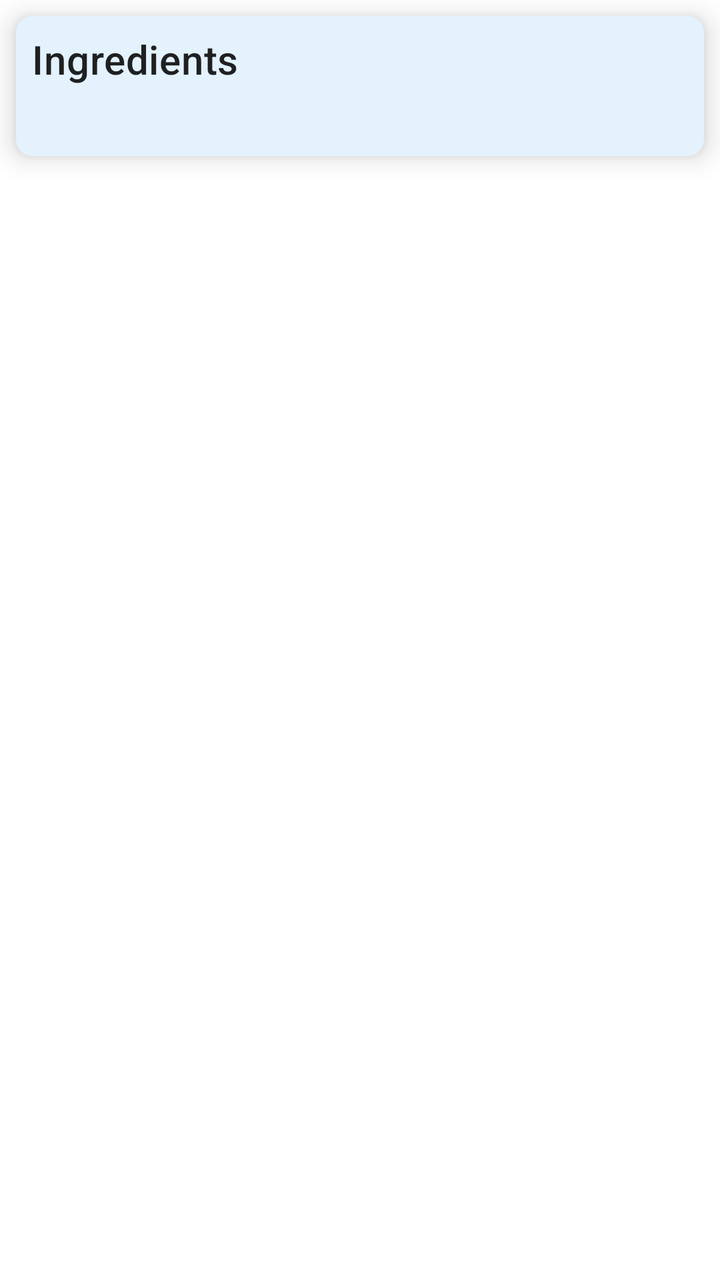
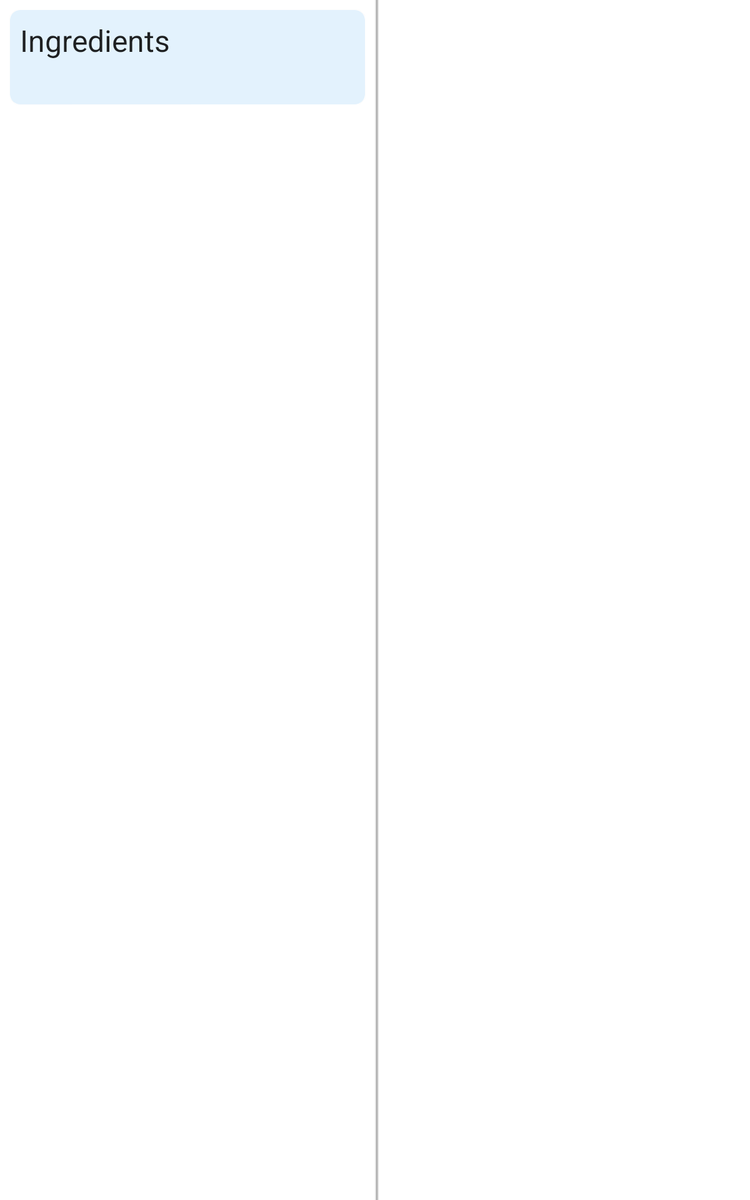

Compare how this app lays out the same screen by default and in its alternative resource folder. The renders come first, then the two layout files and the values they reference.
<!-- AndroidManifest.xml: application theme AppTheme -->
<!-- res/layout/activity_recipe_list.xml -->
<?xml version="1.0" encoding="utf-8"?>
<layout xmlns:android="http://schemas.android.com/apk/res/android"
    xmlns:app="http://schemas.android.com/apk/res-auto"
    xmlns:tools="http://schemas.android.com/tools">

    <data>

    </data>

    <androidx.core.widget.NestedScrollView
        android:layout_width="match_parent"
        android:layout_height="match_parent"
        android:orientation="vertical"
        tools:context=".RecipeListActivity">

        <LinearLayout
            android:layout_width="match_parent"
            android:layout_height="match_parent"
            android:orientation="vertical">


            <com.google.android.material.card.MaterialCardView
                android:layout_width="match_parent"
                android:layout_height="wrap_content"
                android:layout_margin="8dp"
                app:cardElevation="8dp"
                app:cardBackgroundColor="@color/ingredients_card"
                app:cardCornerRadius="8dp">

                <LinearLayout
                    android:layout_width="match_parent"
                    android:layout_height="wrap_content"
                    android:orientation="vertical"
                    android:padding="8dp">

                    <TextView
                        android:layout_width="match_parent"
                        android:layout_height="wrap_content"
                        android:text="@string/ingredients_label"
                        android:textAppearance="@style/TextAppearance.MaterialComponents.Headline6" />

                    <TextView
                        android:id="@+id/tv_ingredients"
                        android:layout_width="match_parent"
                        android:layout_height="wrap_content"
                        android:layout_marginTop="8dp"
                        android:textAppearance="@style/TextAppearance.MaterialComponents.Body2" />
                </LinearLayout>

            </com.google.android.material.card.MaterialCardView>

            <androidx.recyclerview.widget.RecyclerView
                android:id="@+id/rv_steps"
                android:layout_width="match_parent"
                android:layout_height="wrap_content"
                android:layout_margin="8dp"
                app:layoutManager="androidx.recyclerview.widget.LinearLayoutManager"
                tools:listitem="@layout/steps_list_item" />
        </LinearLayout>
    </androidx.core.widget.NestedScrollView>
</layout>
<!-- res/layout/steps_list_item.xml (included above) -->
<?xml version="1.0" encoding="utf-8"?>
<com.google.android.material.card.MaterialCardView xmlns:android="http://schemas.android.com/apk/res/android"
    android:layout_width="match_parent"
    android:layout_height="wrap_content"
    xmlns:app="http://schemas.android.com/apk/res-auto"
    app:cardCornerRadius="4dp"
    android:elevation="6dp"
    app:cardBackgroundColor="#FFFDE7"
    android:layout_margin="4dp">

    <TextView
        android:id="@+id/tv_steps_description"
        android:layout_width="match_parent"
        android:layout_height="wrap_content"
        android:padding="8dp"
        android:textAppearance="@style/TextAppearance.MaterialComponents.Headline6" />

</com.google.android.material.card.MaterialCardView>
<!-- resources referenced by this layout -->
<resources>
  <color name="ingredients_card">#E3F2FD</color>
  <string name="ingredients_label">Ingredients</string>
  <style name="AppTheme" parent="Theme.MaterialComponents.Light.DarkActionBar">
          
          <item name="colorPrimary">@color/colorPrimary</item>
          <item name="colorPrimaryDark">@color/colorPrimaryDark</item>
          <item name="colorAccent">@color/colorAccent</item>
      </style>
  <color name="colorPrimary">#dd2c00</color>
  <color name="colorPrimaryDark">#a30000</color>
  <color name="colorAccent">#dd2c00</color>
</resources>
<!-- res/layout-sw600dp/activity_recipe_list.xml (the repository's variant of the layout above) -->
<!-- drawn on a 7-inch tablet held upright -->
<?xml version="1.0" encoding="utf-8"?>
<LinearLayout xmlns:android="http://schemas.android.com/apk/res/android"
    xmlns:app="http://schemas.android.com/apk/res-auto"
    xmlns:tools="http://schemas.android.com/tools"
    android:layout_width="match_parent"
    android:layout_height="match_parent"
    android:baselineAligned="false"
    android:divider="?android:attr/dividerHorizontal"
    android:orientation="horizontal"
    android:showDividers="middle"
    tools:context=".RecipeListActivity">

    
    <androidx.core.widget.NestedScrollView
        android:layout_width="300dp"
        android:layout_height="match_parent"
        android:fadeScrollbars="true">

        <LinearLayout
            android:layout_width="match_parent"
            android:layout_height="match_parent"
            android:orientation="vertical">


            <com.google.android.material.card.MaterialCardView
                android:layout_width="match_parent"
                android:layout_height="wrap_content"
                android:layout_margin="8dp"
                app:cardBackgroundColor="@color/ingredients_card"
                app:cardCornerRadius="8dp">

                <LinearLayout
                    android:layout_width="match_parent"
                    android:layout_height="wrap_content"
                    android:orientation="vertical"
                    android:padding="8dp">

                    <TextView
                        android:layout_width="match_parent"
                        android:layout_height="wrap_content"
                        android:text="@string/ingredients_label"
                        android:textAppearance="@style/TextAppearance.MaterialComponents.Headline5" />

                    <TextView
                        android:id="@+id/tv_ingredients"
                        android:layout_width="match_parent"
                        android:layout_height="wrap_content"
                        android:layout_marginTop="8dp"
                        android:textAppearance="@style/TextAppearance.MaterialComponents.Body2" />
                </LinearLayout>

            </com.google.android.material.card.MaterialCardView>

            <androidx.recyclerview.widget.RecyclerView
                android:id="@+id/rv_steps"
                android:layout_width="match_parent"
                android:layout_height="wrap_content"
                android:layout_margin="8dp"
                app:layoutManager="androidx.recyclerview.widget.LinearLayoutManager"
                tools:listitem="@layout/steps_list_item" />
        </LinearLayout>
    </androidx.core.widget.NestedScrollView>

    <View
        android:layout_width="1dp"
        android:layout_height="match_parent"
        android:background="@android:color/darker_gray" />

    <FrameLayout
        android:id="@+id/recipe_detail_container"
        android:layout_width="match_parent"
        android:layout_height="match_parent"
         />

</LinearLayout>
